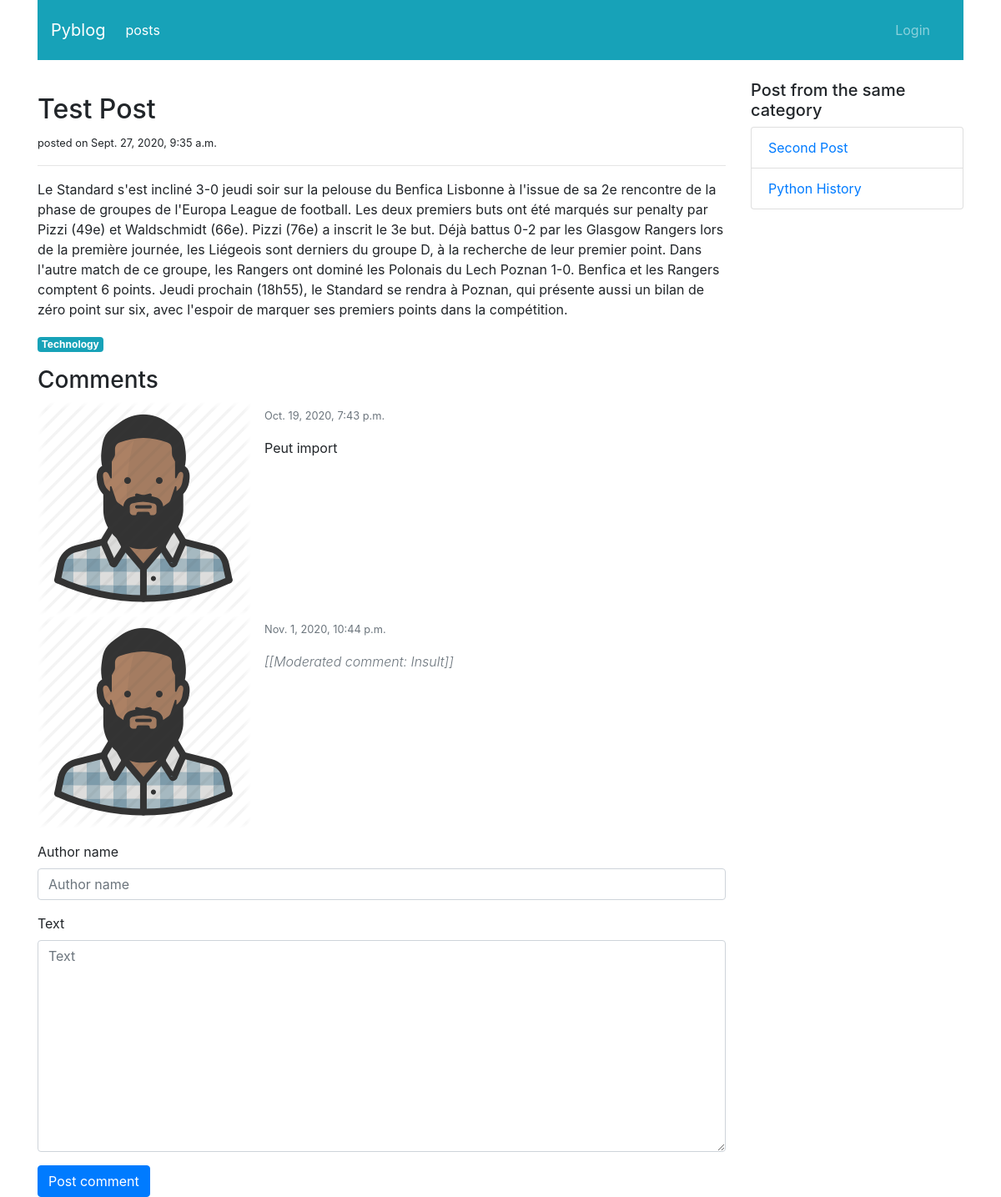
/blog/posts/detail/1, run on the app's committed database.
### blog/models.py (models this page shows, shortened)
class Post(models.Model):
    title = models.CharField(max_length=166)
    category = models.ForeignKey('PostCategory',
                                 null=True,
                                 blank=True,
                                 on_delete=models.DO_NOTHING)
    published = models.BooleanField(default=False)
    text = models.TextField(blank=True)
    created_at = models.DateTimeField(auto_now_add=True,null=True)

class PostCategory(models.Model):
    name = models.CharField(max_length=50)
    def slug(self):
        return slugify(self.name)

class Comment(models.Model):
    STATUS_VISIBLE = 'visible'
    STATUS_HIDDEN = 'hidden'
    STATUS_MODERATED = 'moderated'
    STATUS_CHOICES = (
        (STATUS_VISIBLE, 'visible'),
        (STATUS_HIDDEN, 'hidden'),
        (STATUS_MODERATED, 'moderated')
    )
    post = models.ForeignKey('Post', on_delete=models.CASCADE,
                             related_name='comments')
    author_name = models.CharField(max_length=100)
    text = models.TextField()
    status = models.CharField(max_length=20,
                              default=STATUS_VISIBLE,
                              choices=STATUS_CHOICES,
                              )
    moderation_text = models.CharField(max_length=200,blank=True)
    created_at = models.DateTimeField(auto_now_add=True,null=True)

### blog/views.py (the view)
# urls.py: path('posts/detail/<int:post_id>', views.post_detail, name='post_detail'),
def post_detail(request, post_id):
    post = get_object_or_404(Post, pk=post_id)
    post_same_category = Post.objects.filter(published=True, category=post.category) \
        .exclude(pk=post.id)
    comments=post.comments.exclude(status=Comment.STATUS_HIDDEN).order_by('created_at')
    if request.method == 'POST':
        comment_form = CreateCommentForm(request.POST)
        if comment_form.is_valid():
            comment = comment_form.save(commit=False)
            comment.post = post
            comment_form.save()
    else:
        comment_form=CreateCommentForm()
    context = {
        'navigation_items': navigation.navigation_items(navigation.NAV_POSTS),
        'post': post,
        'post_same_category': post_same_category,
        'comments': comments,
        'comment_form': comment_form,
    }
    return render(request, 'blog/post_detail.html', context)

### blog/forms.py
class CreateCommentForm(forms.ModelForm):
    class Meta:
        model = Comment
        fields = ['author_name', 'text']

### blog/navigation.py (called while the page is built)
def navigation_items(selected_item):
    items = []
    for name, url in NAV_ITEMS:
        items.append({
            'name': name,
            'url': url,
            'active': True if selected_item == name else False
        })
    return items

### blog/templates/blog/post_detail.html (shortened to what this page needs)
{% extends 'base.html' %}
{% load static %}
{% load bootstrap4 %}
{% block content %}
<div class="col-sm-9">
    <div class="mt-3">
        <h2>{{ post.title }}</h2>
        <small>posted on {{ post.created_at }}</small>
        <hr>
        <p class="text-muted">
            {{ post.text|linebreaks|safe }}
        </p>
        <a href="{% url 'post_list' post.category.slug %}"
           class="badge badge-info">{{ post.category.name|capfirst }}</a>
    </div>
    <div class="mt-3">
        <h3>Comments</h3>
        <ul class="list-unstyled">
            {% for comment in comments %}
            <li class="media">
                <img class="mr-3" src="{% static 'img/user-placeholder.png' %}">
                <div class="media-body">
                    <p>
                        <small class="text-muted">{{ comment.created_at }}</small>
                    </p>
                    <p>
                        {% if comment.status == 'moderated' %}
                        <span class="font-weight-light font-italic text-muted">
                        [[Moderated comment: {{ comment.moderation_text }}]]
                    </span>
                        {% else %}
                        {{ comment.text }}
                        {% endif %}
                    </p>
                </div>
            </li>
            {% empty %}
            <li class="media">No comment yet</li>
            {% endfor %}
        </ul>
        <form action="{% url 'post_detail' post.pk %}" method="post" class="form">
            {% bootstrap_form comment_form %}
            {% buttons %}
            <button type="submit" class="btn btn-primary">Post comment</button>
            {% endbuttons %}
        </form>
    </div>
</div>
<div class="col-sm-3">
    <h5>Post from the same category</h5>
    <ul class="list-group">
        {% for post in post_same_category %}
        <li class="list-group-item">
            <a href="{% url 'post_detail' post.pk %}">
                {{ post.title|truncatewords:4 }}
            </a>
        </li>
        {% empty %}
        This is the only post for this category
        {% endfor %}
    </ul>
</div>
{% endblock content %}

### data on the page
Post: title "Test Post", created_at "Sept. 27, 2020, 9:35 a.m.", text "Le Standard s'est incliné 3-0 jeudi soir sur la pelouse du Benfica Lisbonne à l'issue de sa 2e rencontre de la phase de groupes de l'Europa League de football. Les deux premiers buts ont été marqués sur penalty par Pizzi (49e) et Waldschmidt (66e). Pizzi (76e) a inscrit le 3e but. Déjà battus 0-2 par les Glasgow Rangers lors de la première journée, les Liégeois sont derniers du groupe D, à la recherche de leur premier point. Dans l'autre match de ce groupe, les Rangers ont dominé les Polonais du Lech Poznan 1-0. Benfica et les Rangers comptent 6 points. Jeudi prochain (18h55), le Standard se rendra à Poznan, qui présente aussi un bilan de zéro point sur six, avec l'espoir de marquer ses…", category.name "Technology"
Comment: created_at "Oct. 19, 2020, 7:43 p.m.", text "Peut import"
Comment: created_at "Nov. 1, 2020, 10:44 p.m.", moderation_text "Insult"
Post: title "Second Post"
Post: title "Python History"

### other printed values
{{ item.name }} "posts"
